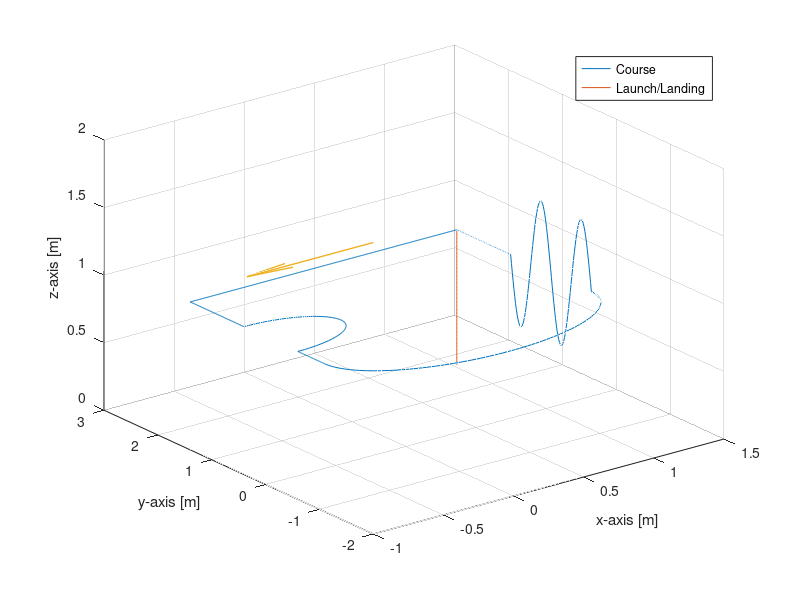

Source code (MATLAB): (Note: this script raises an error after producing the figure.)
clear
set(findall(gcf,'-property','FontSize'),'FontSize',13)
set(findall(gcf,'-property','Font'),'Font','Roman')


areaWidth = 2.05; %Width of the flight area
areaHeight = 3.45; %Height of the flight area
courseWidth = .15; %Buffer around route
ppRoute = 400; %Points per route segment

startPoint = [areaWidth/2 areaHeight/2 1];

firstSetPoint = [startPoint(1)-(areaWidth-courseWidth) startPoint(2) 1];
courseToFirstSetPoint = [linspace(startPoint(1),firstSetPoint(1),ppRoute); linspace(startPoint(2),firstSetPoint(2),ppRoute);linspace(startPoint(3),firstSetPoint(3),ppRoute)]';
totalCourse = [courseToFirstSetPoint];

secondSetPoint = [firstSetPoint(1) firstSetPoint(2)-1 1];
courseToSecondSetPoint = [linspace(firstSetPoint(1),secondSetPoint(1),100); linspace(firstSetPoint(2),secondSetPoint(2),100);linspace(firstSetPoint(3),secondSetPoint(3),100)]';
totalCourse = [totalCourse; courseToSecondSetPoint];

obstacleRadius = .5;
thirdSetPoint = [secondSetPoint(1) secondSetPoint(2)-2*obstacleRadius 1];
thirdSetPointPoints = linspace(0,pi,100);
courseToThirdSetPoint = [secondSetPoint(1)+sin(thirdSetPointPoints)*obstacleRadius; secondSetPoint(2)-obstacleRadius+cos(thirdSetPointPoints)*obstacleRadius; linspace(secondSetPoint(3),thirdSetPoint(3),length(thirdSetPointPoints))]';
totalCourse = [totalCourse; courseToThirdSetPoint];

fourthSetPoint = [thirdSetPoint(1) thirdSetPoint(2)-.5 1];
courseToFourthSetPoint = [linspace(thirdSetPoint(1),fourthSetPoint(1),100); linspace(thirdSetPoint(2),fourthSetPoint(2),100);linspace(thirdSetPoint(3),fourthSetPoint(3),100)]';
totalCourse = [totalCourse; courseToFourthSetPoint];

bigCurveRadius = abs((fourthSetPoint(1)-startPoint(1))/2);
fifthSetPoint = [fourthSetPoint(1)+2*bigCurveRadius fourthSetPoint(2) 1];
fifthSetPointPoints = linspace(pi,2*pi,100);
courseToFifthSetPoint = [fifthSetPoint(1)-bigCurveRadius+cos(fifthSetPointPoints)*bigCurveRadius; fifthSetPoint(2)+sin(fifthSetPointPoints)*bigCurveRadius; linspace(fourthSetPoint(3),fifthSetPoint(3),length(fifthSetPointPoints))]';
totalCourse = [totalCourse; courseToFifthSetPoint];

sixthSetPoint = [fifthSetPoint(1) fifthSetPoint(2)+1.5 fifthSetPoint(3)];
pointsForMovements = linspace(0,4*pi,100);
zMovement = sin(pointsForMovements)*.5+fifthSetPoint(3);
courseToSixthSetPoint = [linspace(fifthSetPoint(1),sixthSetPoint(1),100);linspace(fifthSetPoint(2),sixthSetPoint(2),100); zMovement]';
totalCourse = [totalCourse; courseToSixthSetPoint];


endSetPoint = startPoint;
courseToEndSetPoint = [linspace(sixthSetPoint(1),endSetPoint(1),100); linspace(sixthSetPoint(2),endSetPoint(2),100);linspace(sixthSetPoint(3),endSetPoint(3),100)]';
totalCourse = [totalCourse; courseToEndSetPoint];

launchLanding = linspace(0,startPoint(3),100);
courseToStartPoint = [linspace(startPoint(1),startPoint(1),100);linspace(startPoint(2),startPoint(2),100);launchLanding]';




figure(1)
plot3(totalCourse(:,1),totalCourse(:,2),totalCourse(:,3))
hold on
plot3(courseToStartPoint(:,1),courseToStartPoint(:,2),courseToStartPoint(:,3));

xlabel('x-axis [m]');
ylabel('y-axis [m]');
zlabel('z-axis [m]');
xlimit =[-2.1 0.2];
ylimit =[-3.5 0.05];


%Draws arrow
p1 = [startPoint(1)-.5 startPoint(2)+.25 startPoint(3)];
p2 = [-1 0 0];
quiver3(p1(1),p1(2),p1(3),p2(1),p2(2),p2(3),'LineWidth',1);
legend('Course','Launch/Landing','Location','best');
hold off

grid on


x0=0;
y0=0;
plotwidth=600;
height=300;
set(gcf,'position',[x0,y0,plotwidth,height])
   

writematrix(totalCourse,'courseDescriptionHD.csv');
